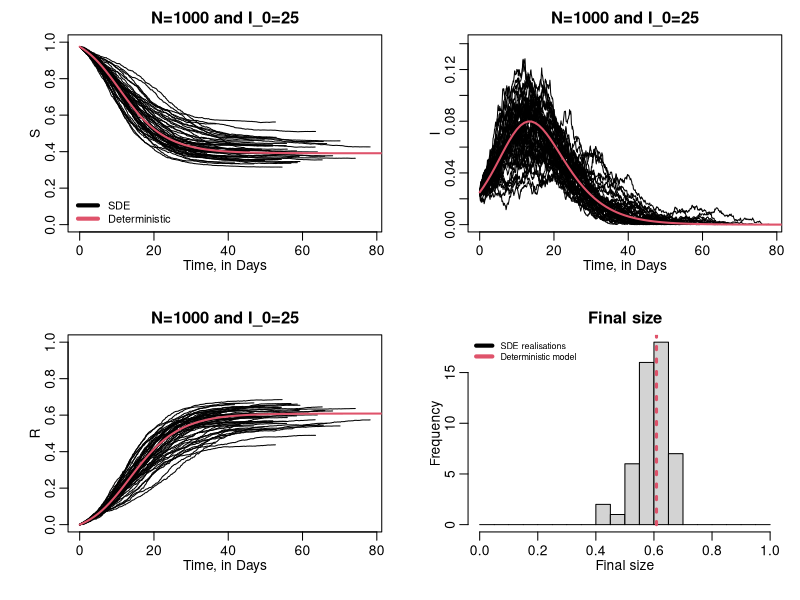

Source code (R):
##################################################################################
# An R script to perform a stochastic epidemic simulation of
# an SIR model using Stochastic Differential Equations
#
# Author:  Sherry Towers
#          admin@sherrytowers.com
# Created: Dec 4, 2012
#
# Copyright Sherry Towers, 2012
#
# This script is not guaranteed to be free of bugs and/or errors
#
# This script can be freely used and shared as long as the author and
# copyright information in this header remain intact.
##################################################################################
rm(list = ls(all = TRUE))  # resets R to fresh

set.seed(166829)
require("sfsmisc")
require("deSolve")

niter = 50
ldynamic_time_step = 0
##################################################################################
##################################################################################
##################################################################################
SIRfunc=function(t, x, vparameters){
  S = x[1]  # the value of S at time t
  I = x[2]  # the value of I at time t
  R = x[3]  # the value of R at time t
  
  if (I<0) I=0 # this is a cross check to ensure that we always have sensical values of I
  
  with(as.list(vparameters),{
    npop = S+I+R   # the population size is always S+I+R because there are no births or deaths in the model
    dS = -beta*S*I/npop            # the derivative of S wrt time
    dI = +beta*S*I/npop - gamma*I  # the derivative of I wrt time
    dR = +gamma*I                  # the derivative of R wrt time
    out = c(dS,dI,dR)
    list(out)
  })
}


##################################################################################
# set up the model parameters, and some initial conditions at time t=0
##################################################################################
gamma = 1/3         # recovery period in days^{-1}
R0    = 1.5         # R0 of R of the disease
beta = gamma*R0

N_0 = 1000  # population size
I_0 = 25  # number intially infected people in the population
S_0 = N_0-I_0
R_0 = 0

vt = seq(0,1000,1)
vparameters=c(gamma=gamma,beta=beta)
inits=c(S=S_0,I=I_0,R=R_0)
sirmodel = as.data.frame(lsoda(inits, vt, SIRfunc, vparameters))

##################################################################################
##################################################################################
# Perform niter realisations of the stochastic model
# The list object, zstate, will have all the S,I, and R values over
# time for each realisation, along with the time, and realisation number
# (such that each element of the list is a vector of length 5)
#
# Using a list to store this information, instead of appending to a data frame at
# each step, is computationally more expedient
##################################################################################

delta_t = 0.1
zstate = list()
i = 1
for (iter in 1:niter){
  time = 0
  vstate = c(S_0,I_0,R_0)
  
  K = length(vstate)  # number of compartments
  J = 2               # number of possible state changes
  lambda = matrix(0,nrow=J,ncol=length(vstate))
  lambda[1,] = c(-1,1,0)
  lambda[2,] = c(0,-1,1)
  
  while(vstate[2]>0&vstate[1]>0){
    zstate[[i]] = c(vstate,time,iter)
    S = vstate[1]
    I = vstate[2]
    R = vstate[3]
    N = S+I+R
    vec_p = c(beta*S*I/N
              ,gamma*I)
    
    scale = 10
    if (ldynamic_time_step) delta_t = scale/sum(vec_p)
    
    G = lambda
    for (irow in 1:nrow(G)){
      G[irow,] = G[irow,]*sqrt(vec_p[irow])
    }
    G = t(G)
    
    W = rnorm(ncol(G))
    delta_S = delta_t*(-beta*S*I/N)         + sqrt(delta_t)*sum(G[1,]*W)
    delta_I = delta_t*(+beta*S*I/N-gamma*I) + sqrt(delta_t)*sum(G[2,]*W)
    delta_R = delta_t*(+gamma*I)            + sqrt(delta_t)*sum(G[3,]*W)
    
    vstate[1] = vstate[1] + delta_S 
    vstate[2] = vstate[2] + delta_I 
    vstate[3] = vstate[3] + delta_R 
    
    
    vstate[vstate<0] = 0
    i = i+1
    time = time + delta_t
  }
  cat("Doing realisation:",iter,niter," ",time,vstate,"\n")
}

##################################################################################
##################################################################################
# the sapply functions here extract the elements of the zstate list into vectors
##################################################################################
par(mfrow=c(2,2))
vS = sapply(zstate, "[[", 1)
vI = sapply(zstate, "[[", 2)
vR = sapply(zstate, "[[", 3)
vtime = sapply(zstate, "[[", 4)
viter = sapply(zstate, "[[", 5)

##################################################################################
##################################################################################
# now lets plot the results for each iteration, all overlaid on the same
# plot for S, I and R
##################################################################################
mult.fig(4)
for (iter in 1:niter){
  l = which(viter==iter)
  if (iter==1){
    plot(vtime[l],vS[l]/N_0,type="l",xlab="Time, in Days",ylab="S",main=paste("N=",N_0," and I_0=",vI[1],sep=""),ylim=c(0,1),xlim=c(0,max(vtime)))
  }else{
    lines(vtime[l],vS[l]/N_0,type="l")
  }
}
lines(sirmodel$time,sirmodel$S/N_0,col=2,lwd=2)
legend("bottomleft",legend=c("SDE","Deterministic"),col=c(1,2),lwd=4,bty="n",cex=0.8)

for (iter in 1:niter){
  l = which(viter==iter)
  if (iter==1){
    plot(vtime[l],vI[l]/N_0,xlab="Time, in Days",ylab="I",main=paste("N=",N_0," and I_0=",vI[1],sep=""),ylim=c(0,1.1*max(vI/N_0)),xlim=c(0,max(vtime)),type="l")
  }else{
    lines(vtime[l],vI[l]/N_0,type="l")
  }
}
lines(sirmodel$time,sirmodel$I/N_0,col=2,lwd=2)

##################################################################################
##################################################################################
# Let's also histogram the final size from the realisations.
# In this particular model, we can assess that through the
# maximum value of R for each realisation
##################################################################################
vfinal = numeric(0)
for (iter in 1:niter){
  l = which(viter==iter)
  vfinal = append(vfinal,max(vR[l]/N_0))
  if (iter==1){
    plot(vtime[l],vR[l]/N_0,xlab="Time, in Days",ylab="R",main=paste("N=",N_0," and I_0=",vI[1],sep=""),ylim=c(0,1.0),type="l",xlim=c(0,max(vtime)))
  }else{
    lines(vtime[l],vR[l]/N_0,type="l")
  }
}
lines(sirmodel$time,sirmodel$R/N_0,col=2,lwd=2)

hist(vfinal,breaks=seq(0,1,0.05),xlab="Final size",main="Final size")
Rmax = max(sirmodel$R)/N_0
lines(c(Rmax,Rmax),c(0,1e6),col=2,lty=3,lwd=3)
legend("topleft",legend=c("SDE realisations","Deterministic model"),col=c(1,2),lwd=4,bty="n",cex=0.65)

##################################################################################
##################################################################################
# See section 3.6.1 of Mathematical Epidemiology, edited by
# Brauer, van den Driessche, and Wu
##################################################################################
cat("The expected probability of outbreak is = ",1-(1/R0)^I_0,"\n")
